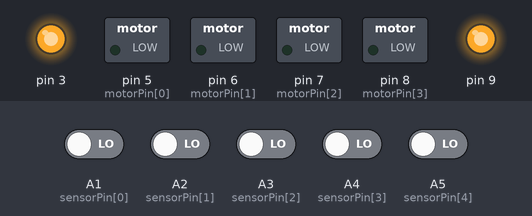
This sketch was run on a simulated Arduino Uno, built with avr-gcc and run on an emulated ATmega328P. Shown: switched loads named in the sketch (green lamp = pin HIGH), output pins drawn as LEDs (lit = HIGH). The inputs (shaded band) are chosen by the test bench; at power-on: A1 (sensorPin[0]), A2 (sensorPin[1]), A3 (sensorPin[2]), A4 (sensorPin[3]), A5 (sensorPin[4]) LOW.

Above: at 1.2 s.
1.3 s: A1 (sensorPin[0]) driven HIGH
At 2.5 s:
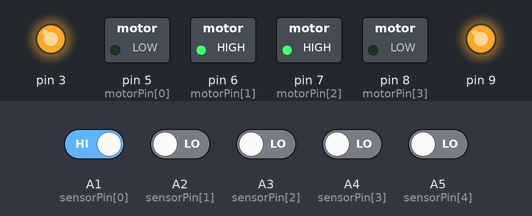
2.8 s: A3 (sensorPin[2]) driven HIGH
At 3.8 s:
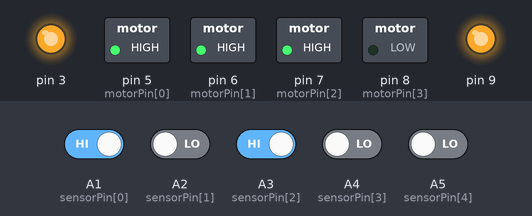
4.3 s: A5 (sensorPin[4]) driven HIGH
At 4.9 s:
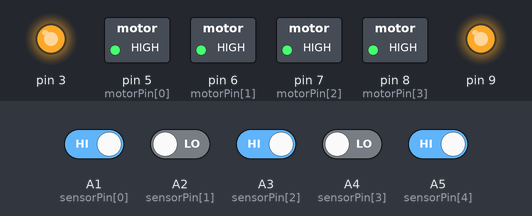
5.8 s: A1 (sensorPin[0]) driven LOW
At 6.1 s:
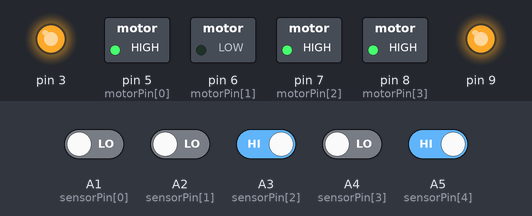
7.3 s: A3 (sensorPin[2]) driven LOW
At 8.4 s:
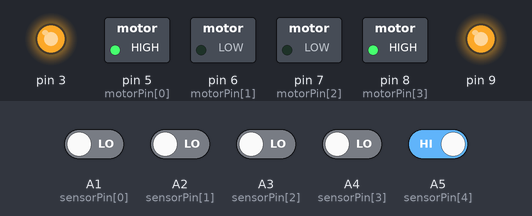
8.8 s: A2 (sensorPin[1]) driven HIGH
At 9.6 s:
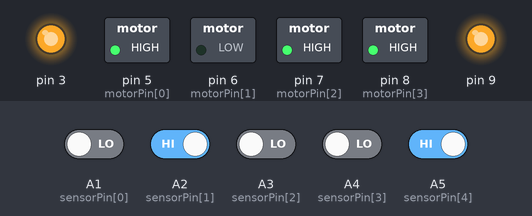
Timing chart, 0 to 11.3 s (numbered marks = the images above; inputs shaded):
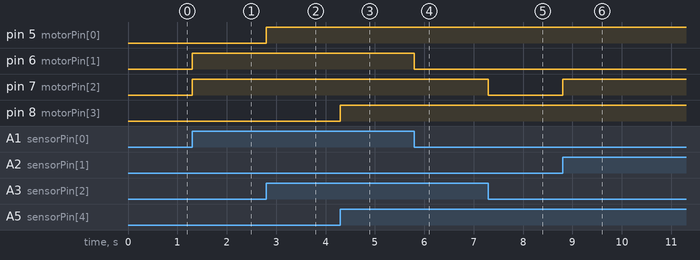

The sketch:

LineTracerV3.1.ino
```cpp
const int sensorPin[5] = {A1, A2, A3, A4, A5}, motorPin[4] = { 5 ,  6 ,  7 ,  8 };
//       Light Sensor Pin S1, S2, S3, S4, S5   L298 Pin       IN1, IN2, IN3, IN4
const byte comp[4] = {0x1C, 0x01, 0x07, 0x10};

void setup() {
  for (int pin: sensorPin) pinMode(pin, INPUT);  //Set all the sensor pin as INPUT
  for (int pin: motorPin)  pinMode(pin, OUTPUT); //Set all the motor drive pin as OUTPUT
  analogWrite(3, 250); // Set the PWM for ENA
  analogWrite(9, 250); // Set the PWM for ENB
}

void loop() {
  byte value = 0; //Create a new variable "value" as 0
  for (int i; i < 5; i++) value |= digitalRead(sensorPin[i]) << i;
  //Set "value" to be the bitwise OR of "value" and the left shifted bit of sensorPin (Repeat 5 times)
  for (int i; i < 4; i++) digitalWrite(motorPin[i], value & comp[i]);
  //Set the motor pin to the bitwise AND of value and the respective comp (Repeat 4 times)
}
```

Measured:
- after the input at 1.3 s, pin 6 (motorPin[1]), pin 7 (motorPin[2]): LOW → HIGH at once
- after the input at 2.8 s, pin 5 (motorPin[0]): LOW → HIGH at once
- after the input at 4.3 s, pin 8 (motorPin[3]): LOW → HIGH at once
- after the input at 5.8 s, pin 6 (motorPin[1]): HIGH → LOW at once
- after the input at 7.3 s, pin 7 (motorPin[2]): HIGH → LOW at once
- after the input at 8.8 s, pin 7 (motorPin[2]): LOW → HIGH at once
